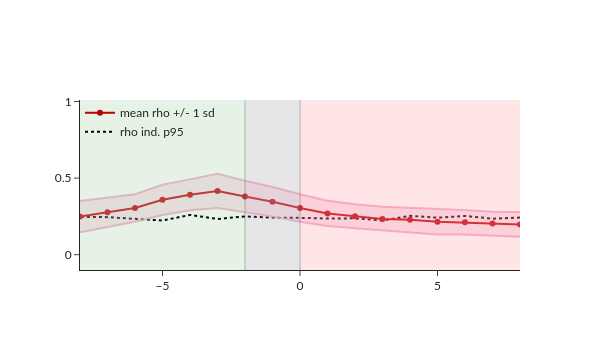

This figure's notebook cell:
### Markdown cell above
# Loop for synchrony

### Code cell
# 2 min to run
shifts = torch.arange(-8, 8 + 1, 1)

shift_results_gpccm_CO2G = torch.zeros(size = (shifts.shape[0], 3))

for i, s in enumerate(shifts):
    print("Shift", s.item())
    CO2G_gpccm_rho_mean, CO2G_gpccm_rho_sd, CO2G_gpccm_rho_ind_p95 =  run_sigGPCCM_experiment(
        causal_x = co2_norm.to(device),
        causal_y = g_norm.to(device),
        sig_filter = sig_filter.to(device),
        sig_shift = s.to(device), # try a different shift
        rbf_scale = RBF_SCALE, 
        noise_scale = NOISE_SCALE, 
        n_train = N_TRAIN.to(device),
        device = device)

    shift_results_gpccm_CO2G[i, 0] = CO2G_gpccm_rho_mean
    shift_results_gpccm_CO2G[i, 1] = CO2G_gpccm_rho_sd
    shift_results_gpccm_CO2G[i, 2] = CO2G_gpccm_rho_ind_p95

    print(" ")

vis_synchrony(shift_results_gpccm_CO2G, k, shifts, true_offset, True)

### Figure 1 — Plotly figure (JSON) as saved in the notebook; plotly's stock layout.template omitted (floating-point values rounded to 4 significant figures)
{"data": [{"line": {"color": "black", "dash": "dot"}, "mode": "lines", "name": "rho ind. p95", "type": "scatter", "x": [8, 7, 6, 5, 4, 3, 2, 1, 0, -1, -2, -3, -4, -5, -6, -7, -8], "y": [0.2422, 0.235, 0.253, 0.2414, 0.2539, 0.223, 0.2374, 0.2362, 0.2404, 0.2422, 0.2497, 0.2331, 0.2596, 0.2231, 0.2339, 0.2452, 0.2473]}, {"line": {"color": "#C00000"}, "mode": "lines+markers", "name": "mean rho +/- 1 sd", "type": "scatter", "x": [8, 7, 6, 5, 4, 3, 2, 1, 0, -1, -2, -3, -4, -5, -6, -7, -8], "y": [0.1977, 0.2033, 0.2122, 0.2156, 0.2273, 0.2338, 0.251, 0.2694, 0.3044, 0.3456, 0.3805, 0.4164, 0.3911, 0.3581, 0.305, 0.2771, 0.2488]}, {"marker": {"color": "rgba(243, 176, 210, 0.8)"}, "mode": "lines", "name": "", "showlegend": false, "type": "scatter", "x": [8, 7, 6, 5, 4, 3, 2, 1, 0, -1, -2, -3, -4, -5, -6, -7, -8], "y": [0.278, 0.2798, 0.2918, 0.2997, 0.3099, 0.3134, 0.3299, 0.3518, 0.3941, 0.442, 0.4833, 0.5275, 0.4918, 0.4565, 0.3952, 0.3722, 0.3505]}, {"fill": "tonexty", "fillcolor": "rgba(243, 176, 210, 0.3)", "marker": {"color": "rgba(243, 176, 210, 0.8)"}, "mode": "lines", "name": "", "showlegend": false, "type": "scatter", "x": [8, 7, 6, 5, 4, 3, 2, 1, 0, -1, -2, -3, -4, -5, -6, -7, -8], "y": [0.1175, 0.1268, 0.1325, 0.1314, 0.1448, 0.1542, 0.1722, 0.187, 0.2148, 0.2492, 0.2777, 0.3053, 0.2905, 0.2596, 0.2149, 0.1821, 0.1471]}], "layout": {"font": {"family": "Lato"}, "height": 350, "legend": {"bgcolor": "rgba(0,0,0,0)", "x": 0, "y": 1.01}, "shapes": [{"fillcolor": "green", "line": {"width": 0}, "opacity": 0.1, "type": "rect", "x0": -8, "x1": -2, "xref": "x", "y0": 0, "y1": 1, "yref": "y domain"}, {"fillcolor": "grey", "line": {"width": 0}, "opacity": 0.2, "type": "rect", "x0": -2, "x1": 0, "xref": "x", "y0": 0, "y1": 1, "yref": "y domain"}, {"fillcolor": "red", "line": {"width": 0}, "opacity": 0.1, "type": "rect", "x0": 0, "x1": 8, "xref": "x", "y0": 0, "y1": 1, "yref": "y domain"}, {"line": {"color": "black", "width": 0.5}, "opacity": 0.5, "type": "line", "x0": -2, "x1": -2, "xref": "x", "y0": 0, "y1": 1, "yref": "y domain"}, {"line": {"color": "black", "width": 0.5}, "opacity": 0.5, "type": "line", "x0": 0, "x1": 0, "xref": "x", "y0": 0, "y1": 1, "yref": "y domain"}], "title": {"text": ""}, "width": 600, "xaxis": {"range": [-8, 8], "title": {"text": ""}}, "yaxis": {"range": [-0.1, 1.01], "title": {"text": ""}}}}
